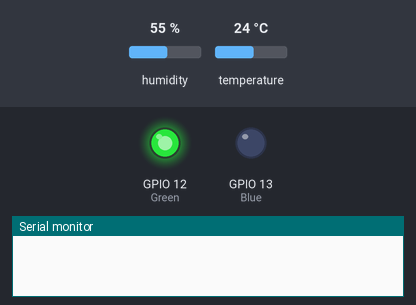
Recording of a sketch running on a simulated ESP8266 (NodeMCU). On the bench: output pins drawn as LEDs (lit = HIGH), the last lines printed to the serial monitor. The test bench sets the inputs (shaded band); at power-on: humidity 55 %, temperature 24 °C. WiFi joins after 1.5 s; servers stay silent unless stated; uploads are accepted with an empty reply. At 4.2 s the program puts the board to deep sleep or switches it off; the recording ends there.

Above: at 0.1 s.
At 2.1 s:
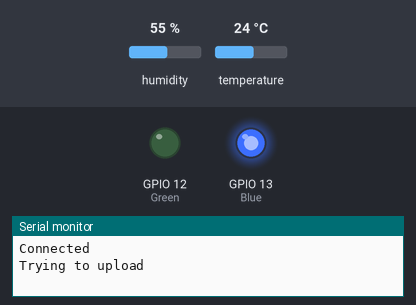
Timing chart, 0 to 4.2 s (numbered marks = the images above):
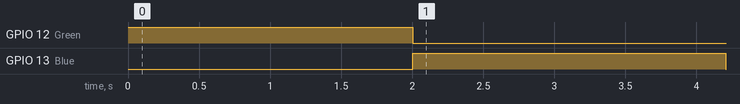

Measured:
- by itself, GPIO 13 (Blue): LOW → HIGH at 2.0 s, → LOW 2.2 s later

The sketch:

Appollo.ino
```cpp
#include <ESP8266HTTPClient.h>
#include "DHT.h"
#include <ESP8266WiFi.h>


#define DHTPIN 2
#define DHTTYPE DHT22

DHT dht(DHTPIN, DHTTYPE, 15);

String response;


void ConnectToWifi()
{
  WiFi.hostname("Temperature" + String(ESP.getChipId()));
  WiFi.mode(WIFI_STA);

  byte powerUsageCtr = 0;
  byte maximumPowerCycle = 20;

  char ssid2[] = "Blackknife_EXT";
  char password2[] = "****";
  powerUsageCtr = 0;
  while (powerUsageCtr <= maximumPowerCycle)
  {
    if ( WiFi.begin(ssid2, password2) == WL_CONNECTED) return;
    delay(2000);
    if (WiFi.status() == WL_CONNECTED)
    {
      Serial.println("Connected");
      return;
    }
    Serial.print("Connecting ");
    Serial.println(powerUsageCtr);
    powerUsageCtr++;
    digitalWrite(12, !digitalRead(12));
  }
  WiFi.disconnect();

  delay(1000);

  digitalWrite(12, LOW);
  ESP.deepSleep(60000000, WAKE_RFCAL);
  delay(1000);
}

void setup()
{
  pinMode(12, OUTPUT);//Green
  pinMode(13, OUTPUT);//Blue
  digitalWrite(12, HIGH);

  dht.begin();

  ConnectToWifi();

  digitalWrite(12, LOW);
  Serial.begin(115200);
}

void loop()
{
  digitalWrite(13, HIGH);

  float h = dht.readHumidity();
  float t = dht.readTemperature();
  float hic = dht.computeHeatIndex(t, h, false);

  if (isnan(h) || isnan(t) || isnan(hic))
  {

  }
  else
  {
    Serial.println("Trying to upload");
    HTTPClient http;
    http.begin("http://192.168.1.13:9000/Temperature/" + String(ESP.getChipId()));
    http.addHeader("Content-Type", "application/json");
    http.addHeader("Accept", "application/json");
    String payload = "{";
    payload += "\"Temperature\":\"" + String(t) + "\",";
    payload += "\"Humidity\":\"" + String(h) + "\",";
    payload += "\"HeatIndex\":\"" + String(hic) + "\",";
    payload += "\"RSSI\":\"" + String(WiFi.RSSI()) + "\",";
    payload += "\"WakeTime\":\"" + String(millis()) + "\"";
    payload += "}";
    int httpCode = http.POST(payload);
    Serial.println(httpCode);
    http.writeToStream(&Serial);
    http.end();
  }

  delay(1000);
  WiFi.disconnect();
  delay(1000);
  digitalWrite(13, LOW);
  ESP.deepSleep(60000000, WAKE_RF_DEFAULT);
  delay(1000);
}
```
